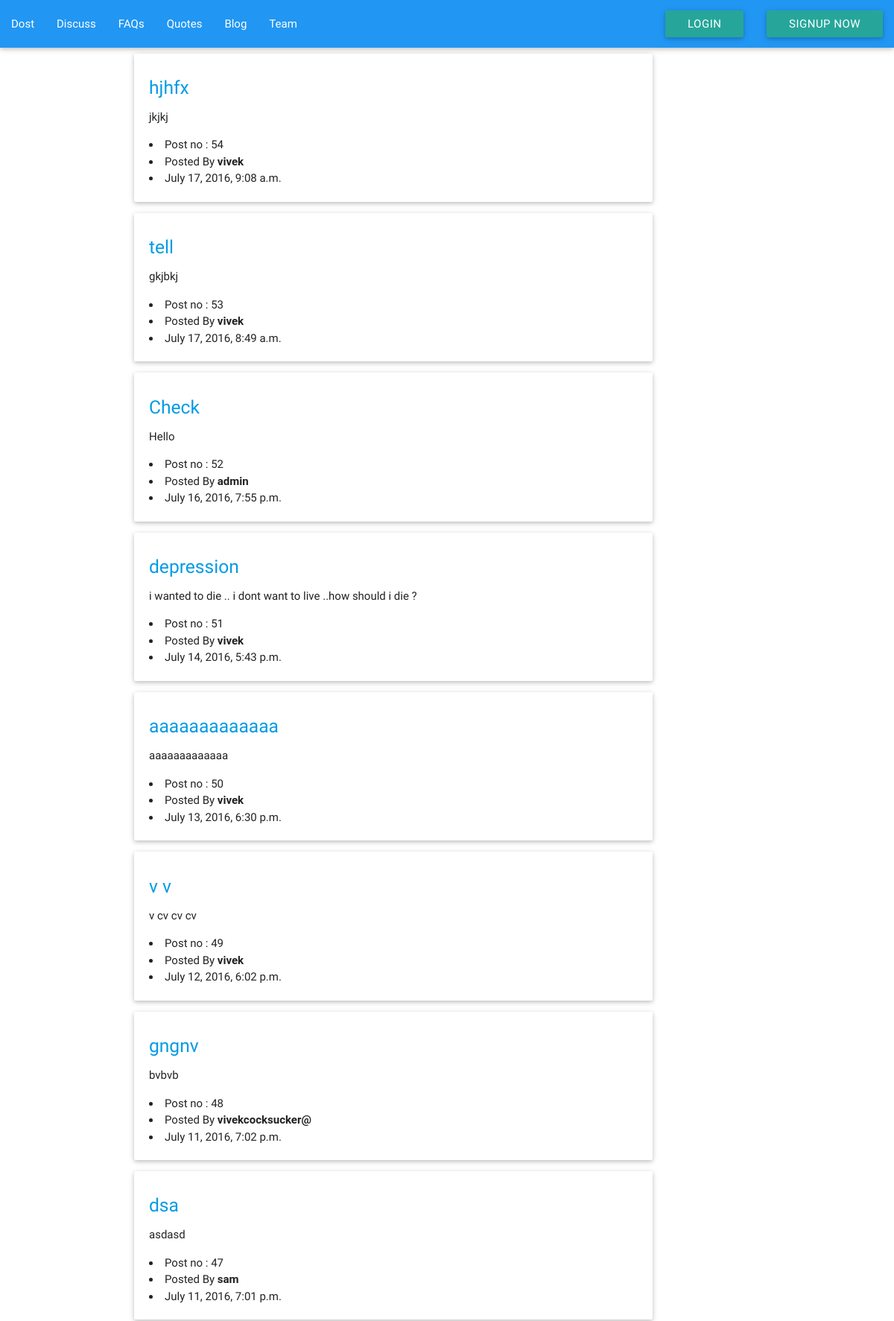
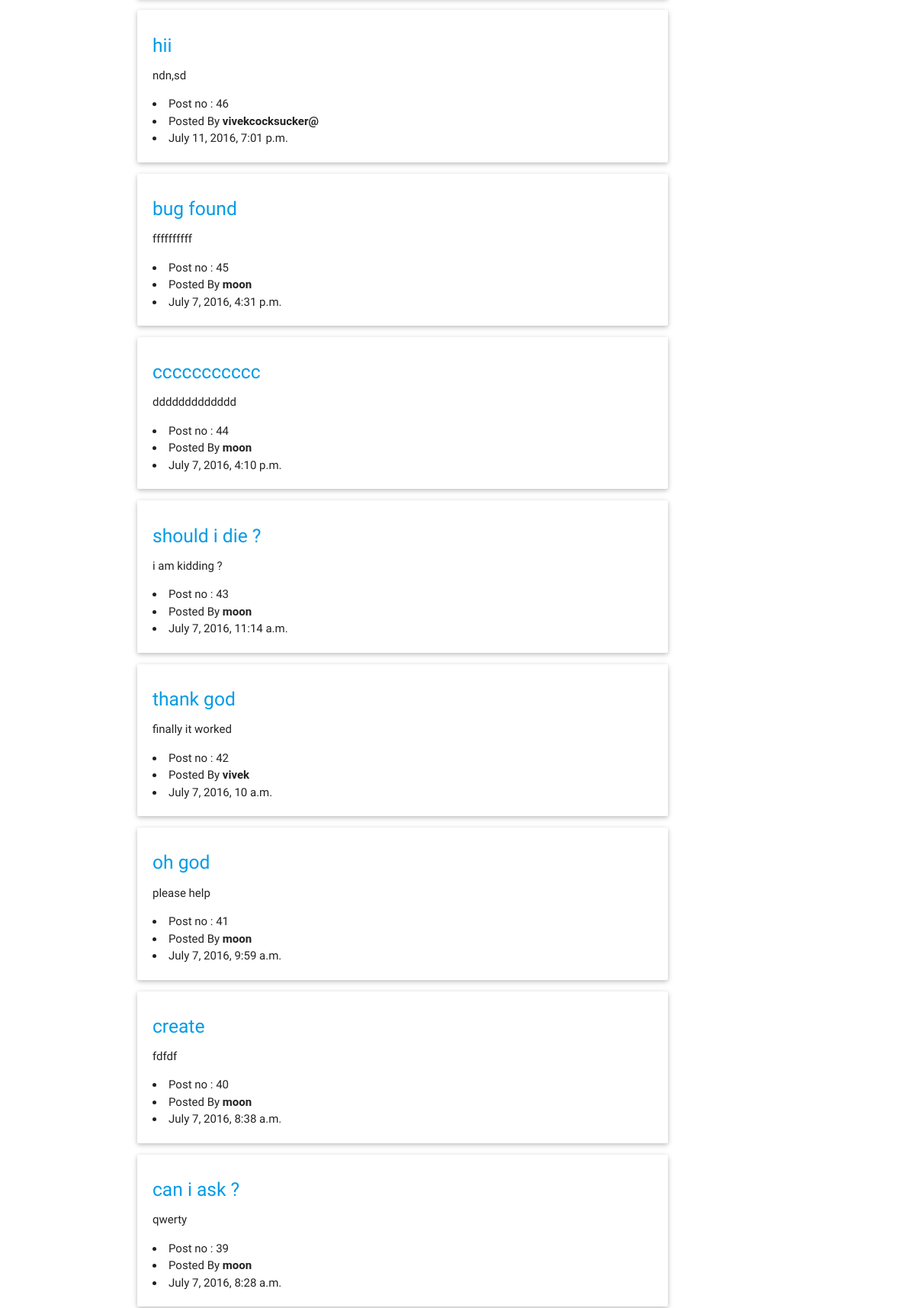
Page /counsellor/messlist/ (upper part) on the committed database (2 pictures, top to bottom).
### counselor/models.py (models this page shows, shortened)
class message(models.Model):
    title = models.CharField(max_length=120)
    content = models.TextField(default='')
    timestamp = models.DateTimeField(auto_now_add=True, auto_now=False)
    updated = models.DateTimeField(auto_now_add=False, auto_now=True)
    writer = models.ForeignKey(User, editable=True, blank=False, null=True)

### counselor/views.py (the view)
def messageList(request):
    queryset = message.objects.all().order_by("-timestamp")
    context = {
        "queryset": queryset
    }
    return render(request, "counselor/messList.html", context)

### counselor/templates/counselor/messList.html
{% extends "main/base.html" %}
{% block content  %}
    <div class="container">
         <div class="row">
             <div class="col s12 m8 l10 " >
                {% for obj in queryset %}
                      <div class="card-panel">
                       <a  href = "{{ obj.id }}" > <h5>{{ obj.title }}</h5>  </a>
                        <p> {{ obj.content }} </p>
                          <li> Post no : {{ obj.id }} </li>
                        <li> Posted By <b>{{ obj.writer }}</b> </li>
                        <li> {{ obj.timestamp }} </li>
                      </div>
                {% endfor %}
    </div>
  </div>
         </div>
{% endblock content %}

### rows in the picture
message: title "hjhfx", content "jkjkj", id "54", writer "vivek", timestamp "July 17, 2016, 9:08 a.m."
message: title "tell", content "gkjbkj", id "53", writer "vivek", timestamp "July 17, 2016, 8:49 a.m."
message: title "Check", content "Hello", id "52", writer "admin", timestamp "July 16, 2016, 7:55 p.m."
message: title "depression", content "i wanted to die .. i dont want to live ..how should i die ?", id "51", writer "vivek", timestamp "July 14, 2016, 5:43 p.m."
message: title "aaaaaaaaaaaaa", content "aaaaaaaaaaaaa", id "50", writer "vivek", timestamp "July 13, 2016, 6:30 p.m."
message: title "v v", content "v cv cv cv", id "49", writer "vivek", timestamp "July 12, 2016, 6:02 p.m."
message: title "gngnv", content "bvbvb", id "48", writer "vivekcocksucker@", timestamp "July 11, 2016, 7:02 p.m."
message: title "dsa", content "asdasd", id "47", writer "sam", timestamp "July 11, 2016, 7:01 p.m."
message: title "hii", content "ndn,sd", id "46", writer "vivekcocksucker@", timestamp "July 11, 2016, 7:01 p.m."
message: title "bug found", content "ffffffffff", id "45", writer "moon", timestamp "July 7, 2016, 4:31 p.m."
message: title "ccccccccccc", content "ddddddddddddd", id "44", writer "moon", timestamp "July 7, 2016, 4:10 p.m."
message: title "should i die ?", content "i am kidding ?", id "43", writer "moon", timestamp "July 7, 2016, 11:14 a.m."
message: title "thank god", content "finally it worked", id "42", writer "vivek", timestamp "July 7, 2016, 10 a.m."
message: title "oh god", content "please help", id "41", writer "moon", timestamp "July 7, 2016, 9:59 a.m."
message: title "create", content "fdfdf", id "40", writer "moon", timestamp "July 7, 2016, 8:38 a.m."
message: title "can i ask ?", content "qwerty", id "39", writer "moon", timestamp "July 7, 2016, 8:28 a.m."
